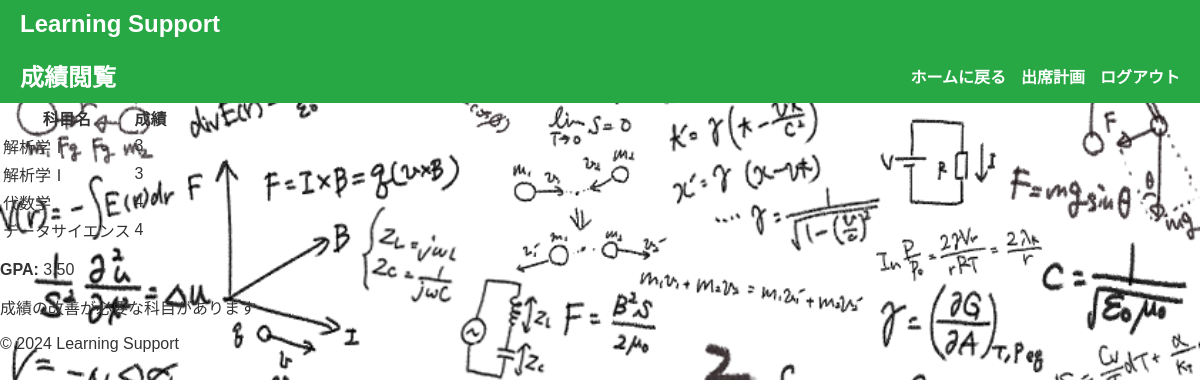
Page /core/grade_view/ (signed in) on the committed database.
### core/models.py (models this page shows, shortened)
class Subject(models.Model):
    SUBJECT_CLASS_CHOICES = [
        ('必修', '必修'),
        ('教養', '教養'),
        ('専門', '専門'),
    ]
    DAY_CHOICES = [
    ('月', '月曜日'),
    ('火', '火曜日'),
    ('水', '水曜日'),
    ('木', '木曜日'),
    ('金', '金曜日'),
    ]
    day_of_week = models.CharField(max_length=2, choices=DAY_CHOICES, default='月')
    subject_id = models.AutoField(primary_key=True)
    student = models.ForeignKey(Student, on_delete=models.CASCADE)
    subject_name = models.CharField(max_length=50)
    subject_class = models.CharField(max_length=10, choices=SUBJECT_CLASS_CHOICES)
    subject_score = models.IntegerField(default=1)
    subject_count = models.IntegerField(default=0)
    lesson_days = models.IntegerField(default=15)
    attend_days = models.IntegerField(default=0)
    lesson_count = models.IntegerField(default=0)
    date = models.CharField(max_length=10, default="月曜日")  # 曜日
    table = models.CharField(max_length=10, default="1限目")  # 時間割

### core/views.py (the view)
# urls.py: path('grade_view/', views.grade_view, name='grade_view'),
@never_cache
@login_required
@login_required
def grade_view(request):
    host = request.get_host()
    print(f"Grade view page accessed from host: {host}")
    try:
        student = Student.objects.get(student_name=request.user.username)
    except Student.DoesNotExist:
        return render(request, 'core/error.html', {'error_message': 'Student情報が見つかりません。'})
    subjects = Subject.objects.filter(student=student)
    total_score = sum(subject.subject_score for subject in subjects)
    gpa = total_score / len(subjects) if subjects else 0
    if gpa >= 4.0:
        message = '今の成績を維持しましょう'
    elif 2.5 <= gpa < 4.0:
        low_score_subjects = subjects.filter(subject_score__lt=2)
        if low_score_subjects.exists():
            low_score_names = ', '.join([subject.subject_name for subject in low_score_subjects])
            message = f'成績の改善が必要な科目があります: {low_score_names}'
        else:
            message = '成績の改善が必要な科目があります'
    else:
        message = '履修科目を見直す必要があります'
    return render(request, 'core/grade_view.html', {
        'subjects': subjects,
        'gpa': gpa,
        'message': message
    })

### core/templates/core/grade_view.html
{% extends 'base.html' %}
{% block content %}
<header style="display: flex; justify-content: space-between; align-items: center; padding: 10px 20px; background-color: #28a745; color: white;">
    <h1 style="margin: 0; font-size: 1.5rem;">成績閲覧</h1>
    <nav>
        <ul style="list-style: none; display: flex; gap: 15px; margin: 0; padding: 0;">
            <li><a href="{% url 'core:student_home' %}" style="text-decoration: none; color: white; font-weight: bold;">ホームに戻る</a></li>
            <li><a href="{% url 'core:attendance_plan' %}" style="text-decoration: none; color: white; font-weight: bold;">出席計画</a></li>
            <li><a href="{% url 'core:logout' %}" style="text-decoration: none; color: white; font-weight: bold;">ログアウト</a></li>
        </ul>
    </nav>
</header>
<div class="content-container">
    <table class="styled-table">
        <thead>
            <tr>
                <th>科目名</th>
                <th>成績</th>
            </tr>
        </thead>
        <tbody>
            {% for subject in subjects %}
                <tr>
                    <td>{{ subject.subject_name }}</td>
                    <td>{{ subject.subject_score }}</td>
                </tr>
            {% endfor %}
        </tbody>
    </table>
    <div class="grade-summary">
        <p><strong>GPA:</strong> {{ gpa|floatformat:2 }}</p>
        {% if message %}
            <p class="message">{{ message }}</p>
        {% endif %}
    </div>
</div>
{% endblock %}

### core/static/core/style.css (style rules this page uses)
body { background-image: url("/static/core/images/physics_formula.png"); background-size: cover; background-repeat: no-repeat; background-position: center; min-height: 100vh; margin: 0; font-family: sans-serif; color: #333; }

### rows in the picture
Subject: subject_name "解析学Ⅰ", subject_score "3"
Subject: subject_name "解析学Ⅰ", subject_score "3"
Subject: subject_name "代数学", subject_score "4"
Subject: subject_name "データサイエンス", subject_score "4"

### other values in the picture
{{ gpa|floatformat:2 }} "3.50"
{{ message }} "成績の改善が必要な科目があります"
